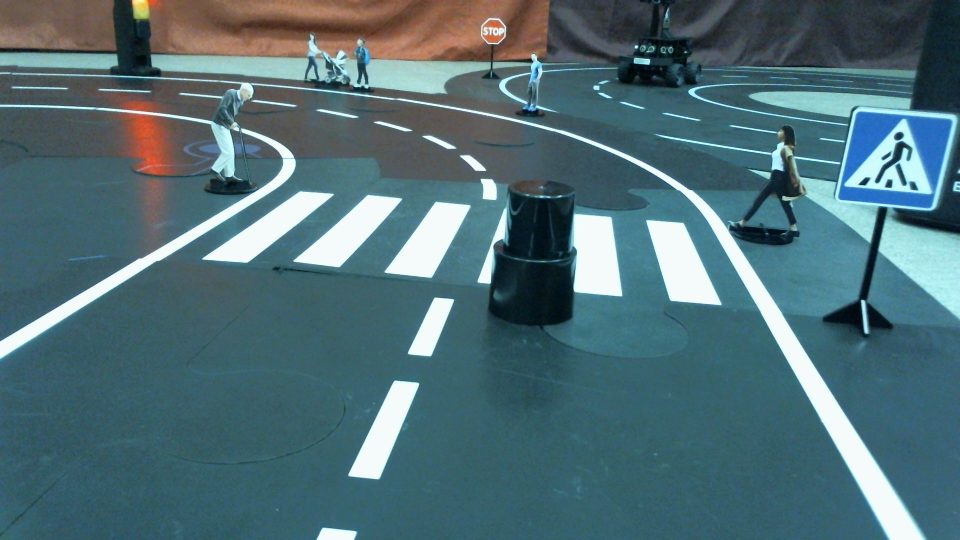
#> input picture model/lines/WIN_20221219_16_40_07_Pro.jpg, 1920 x 1080 px (shown at 1/2 size)
$ python -i lines1.py   (imports and definitions only)
#> lines starting #> are read from the running program, lines starting #| are printed output that depends on the picture; after the words box and inside, x2 and y2 are one past the last pixel; in counts of white or black regions, pixels touching at a corner belong together
### model/lines/detect.py
import numpy as np
import cv2
from PIL import ImageTk, Image

def cenny(img):
    img=cv2.cvtColor(img,cv2.COLOR_BGR2BGRA)
    blur=cv2.GaussianBlur(img,(5,5),0)
    return cv2.Canny(blur,50,150)

def make_coordinates(image, line_parameters):
    slope, intercept = line_parameters
    y1 = image.shape[0]
    y2 = int(y1 * (3/5))
    x1 = int((y1 - intercept) / slope)
    x2 = int((y2 - intercept) / slope)
    return np.array([x1, y1, x2, y2])

def average_slope_intercept(image, lines):

    left_fit = []
    right_fit = []

    while lines is not None:
        for line in lines:
            x1, y1, x2, y2 = line.reshape(4)
            parameters = np.polyfit((x1, x2), (y1, y2), 1)
            slope = parameters[0]
            intercept = parameters[1]
            if slope < 0:
                left_fit.append((slope, intercept))
            else:
                right_fit.append((slope, intercept))

        left_fit_average = np.average(left_fit, axis=0)
        left_line = make_coordinates(image, left_fit_average)
        right_fit_average = np.average(right_fit, axis=0)
        right_line = make_coordinates(image, right_fit_average)
        print(left_line, right_line)
        return np.array([left_line, right_line])

# [6 lines left out: function display_lines, not called in this run]

def mask(image):
    height = image.shape[0]
    polygons = np.array([(960,height//1.7),(0,height//1.7),(0,540),(960,540)])
    mask = np.zeros_like(image)
    cv2.fillPoly(mask, np.array([polygons], dtype=np.int64), 1024)
    masked_image = cv2.bitwise_and(image, mask)
    return masked_image

### model/lines/lines1.py
import numpy as np
import cv2
from model.lines import detect

def middle_line_picture(picture):

    image = picture
    copy_img = np.copy(image)

    # [5 lines of commented-out code are left out]

    width = 960
    height = 540
    dim = (width, height)
    frameF = cv2.resize(image, dim)
    copy_img = cv2.resize(copy_img, dim)

    copy_img = detect.mask(copy_img)
    copy_img = detect.cenny(copy_img)

    lines = cv2.HoughLinesP(copy_img, 2, np.pi / 180, 100, np.array([()]), 40, 2)
    a_lines = detect.average_slope_intercept(copy_img, lines)
    # line_img = detect.display_lines(frameF, a_lines)
    # final_frame = cv2.addWeighted(frameF, 0.8, line_img, 0.5, 1)
    #
    x1 = (a_lines[0][0] + a_lines[1][0]) / 2
    x2 = (a_lines[0][2] + a_lines[1][2]) / 2
    y1 = (a_lines[0][1] + a_lines[1][1]) / 2
    y2 = (a_lines[0][3] + a_lines[1][3]) / 2
    #
    # cr_line = cv2.line(final_frame, (int(x1), int(y1)), (int(x2), int(y2)), (0, 0, 0), 2)

    # cv2.imshow('picture', copy_img)
    #
    # cv2.waitKey(0)

    return x1, y1, x2, y2

# [50 lines left out: function middle_line_video, not called in this run]

#print(middle_line_picture(cv2.imread("WIN_20221219_16_40_07_Pro.jpg")))

>>> import cv2
>>> picture = cv2.imread('WIN_20221219_16_40_07_Pro.jpg')
#> picture is the input picture: shape (1080, 1920, 3); mean B, G, R 118.3, 110.7, 80.7
>>> result = middle_line_picture(picture)
#> in middle_line_picture, `frameF = cv2.resize(image, dim)`:
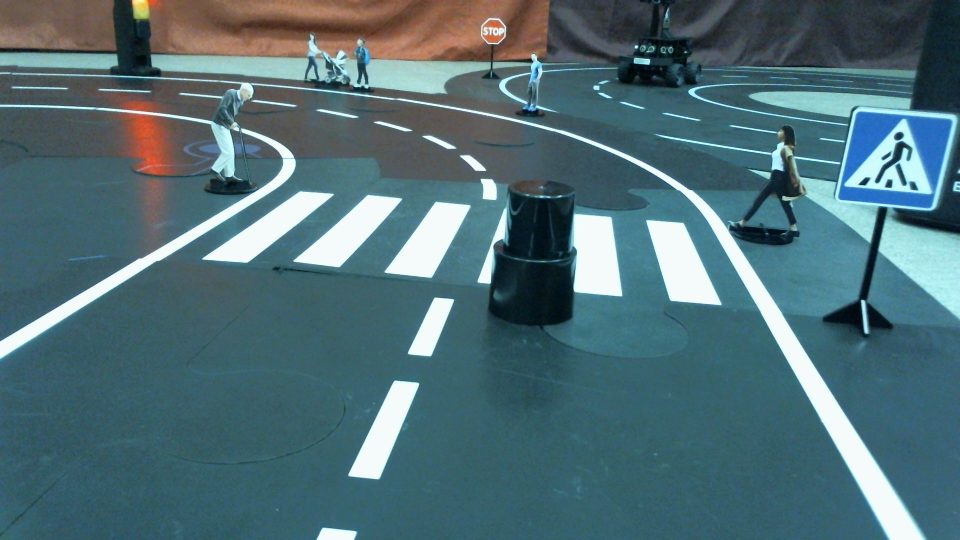
#> frameF: shape (540, 960, 3); mean B, G, R 118.4, 110.8, 80.8
#> in mask, `cv2.fillPoly(mask, np.array([polygons], dtype=np.int64), 1024)`:
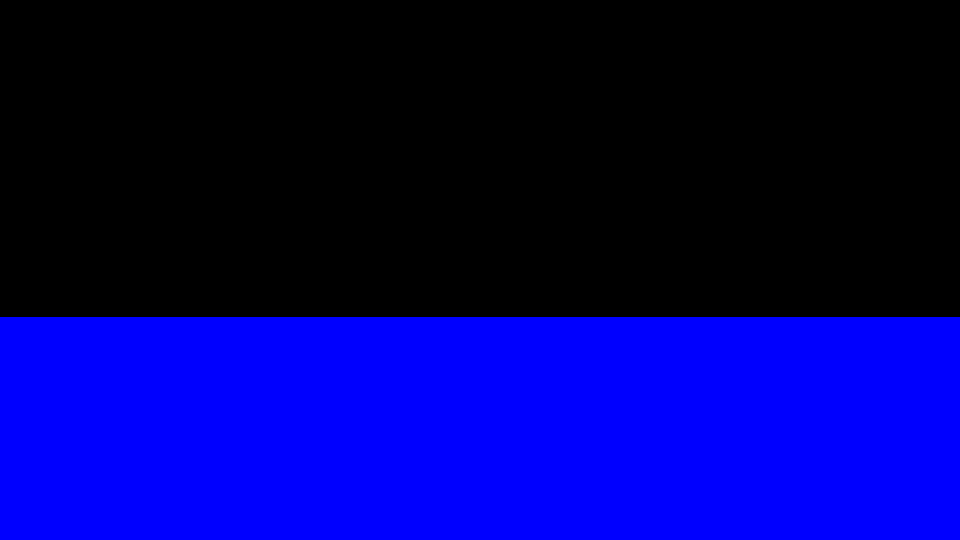
#> mask: shape (540, 960, 3); mean of channels 0, 1, 2 105.3, 0, 0; drawn as B, G, R
#> in mask, `masked_image = cv2.bitwise_and(image, mask)`:
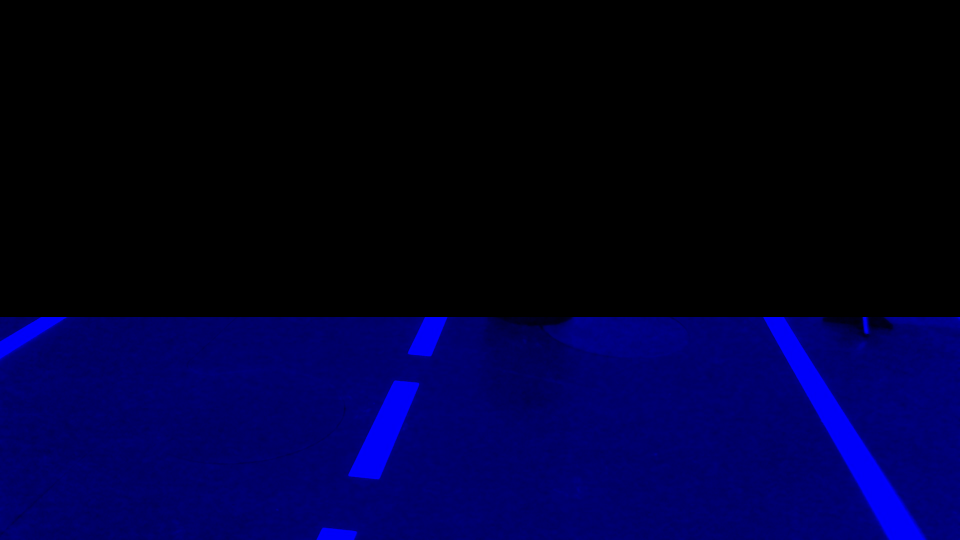
#> masked_image: shape (540, 960, 3); mean B, G, R 47.3, 0, 0
#> in cenny, `return cv2.Canny(blur,50,150)`:
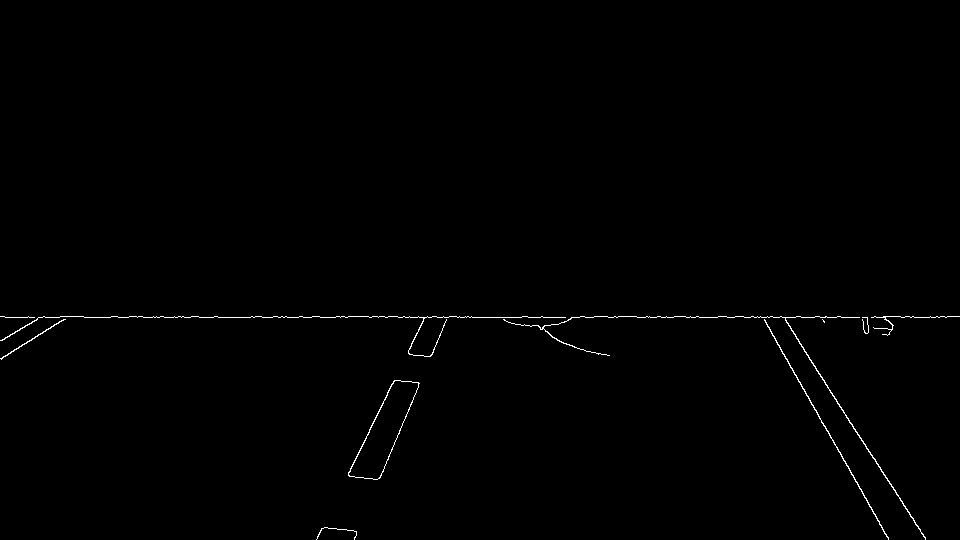
#> returned value: shape (540, 960); 0.49% white in thin lines or dots, all inside (x1, y1, x2, y2) = (0, 316, 960, 540)
#> in middle_line_picture, `lines = cv2.HoughLinesP(copy_img, 2, np.pi / 180, 100, np.array([()]),..`: lines = [[457, 317, 521, 317], [785, 320, 848, 418], [764, 319, 834, 444], [348, 474, 394, 380], [379, 478, 419, 383], [846, 417, 902, 501], [824, 425, 879, 521], [0, 358, 63, 319]]
#> the loop in average_slope_intercept, `while lines is not None:` made 1 pass
#> (left_fit_average, left_line) on pass 1: ([-1.68, 973.8], [258, 540, 386, 324])
#| [258 540 386 324] [940 540 776 324]
#> after the loop in average_slope_intercept, `while lines is not None:`: left_fit = [(-2.04, 1185.1), (-2.37, 1378.1), (-0.619, 358)]; right_fit = [(5.68e-16, 317), (1.56, -901.1), (1.79, -1045.3), (1.5, -852), (1.75, -1013.3)]
#> in middle_line_picture, `a_lines = detect.average_slope_intercept(copy_img, lines)`: a_lines = [[258, 540, 386, 324], [940, 540, 776, 324]]
#> in middle_line_picture, `x1 = (a_lines[0][0] + a_lines[1][0]) / 2`: x1 = 599
#> in middle_line_picture, `x2 = (a_lines[0][2] + a_lines[1][2]) / 2`: x2 = 581
#> in middle_line_picture, `y1 = (a_lines[0][1] + a_lines[1][1]) / 2`: y1 = 540
#> in middle_line_picture, `y2 = (a_lines[0][3] + a_lines[1][3]) / 2`: y2 = 324
#> result = (599, 540, 581, 324)

$ run again, on model/lines/lines.jpg
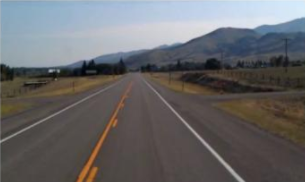
#> input picture model/lines/lines.jpg, 305 x 182 px
#> picture is the input picture: shape (182, 305, 3); mean B, G, R 104.8, 103, 103.6
#> in middle_line_picture, `frameF = cv2.resize(image, dim)`:
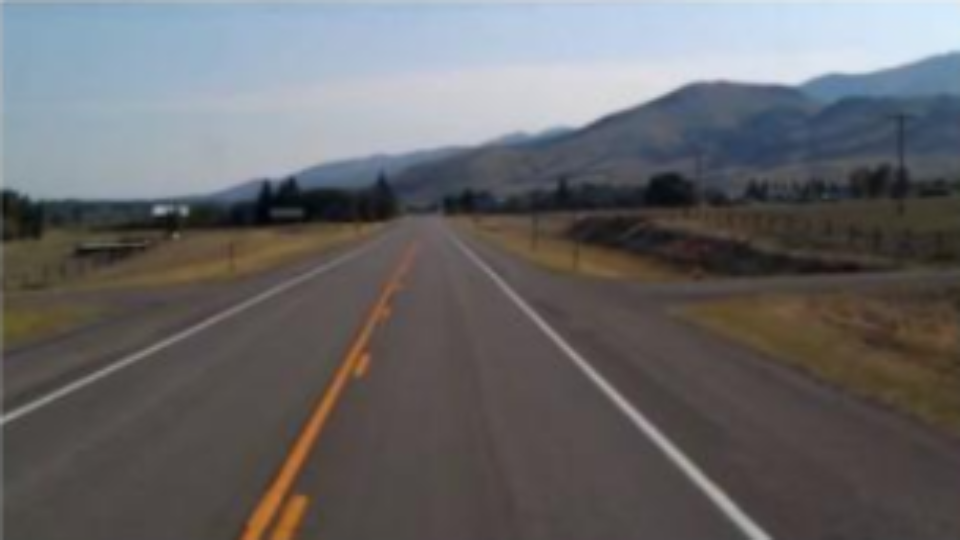
#> frameF: shape (540, 960, 3); mean B, G, R 104.7, 102.9, 103.5
#> in cenny, `return cv2.Canny(blur,50,150)`:
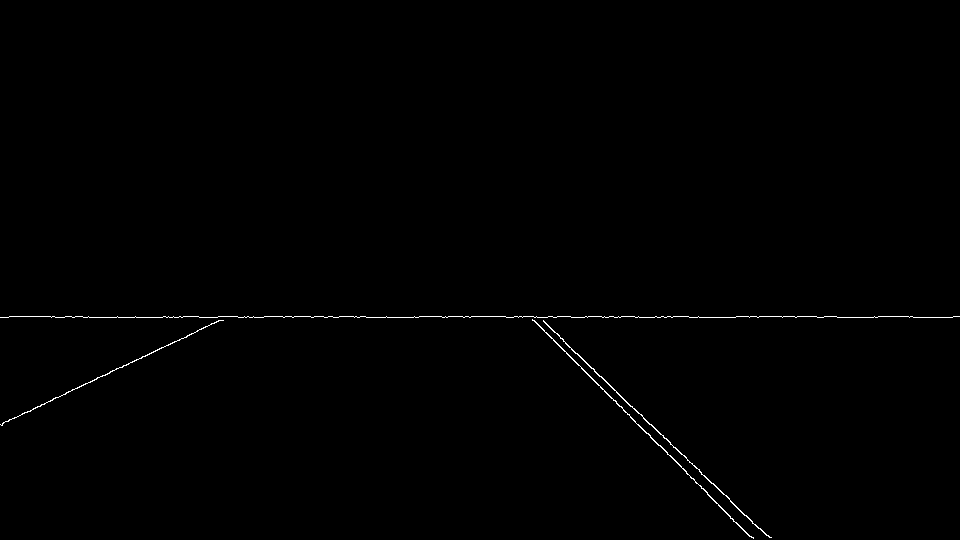
#> returned value: shape (540, 960); 0.41% white in thin lines or dots, all inside (x1, y1, x2, y2) = (0, 316, 960, 539)
#> lines = 14 rows, first 6: [264, 316, 310, 316], [366, 317, 418, 317], [736, 316, 816, 316], [9, 316, 54, 316], [560, 338, 638, 413], [61, 395, 197, 331]
#> the loop in average_slope_intercept, `while lines is not None:` made 1 pass
#> (left_fit_average, left_line) on pass 1: ([-0.157, 352.2], [-1196, 540, 180, 324])
#> (printed output is left out)
#> after the loop in average_slope_intercept, `while lines is not None:`: left_fit = [(-2.8e-15, 316), (-3.48e-16, 317), (-0.471, 423.7)]; right_fit = [(1.81e-15, 316), (8.51e-17, 316), (0.962, -200.5), (1, -214), (2.35e-16, 317), (2.98e-16, 316), (0.955, -196.4), (7.39e-18, 317), (1, -213), (4.99e-16, 317), (0.968, -205.9)]
#> a_lines = [[-1196, 540, 180, 324], [1038, 540, 551, 324]]
#> in middle_line_picture, `x1 = (a_lines[0][0] + a_lines[1][0]) / 2`: x1 = -79
#> in middle_line_picture, `x2 = (a_lines[0][2] + a_lines[1][2]) / 2`: x2 = 365.5
#> in middle_line_picture, `y1 = (a_lines[0][1] + a_lines[1][1]) / 2`: y1 = 540
#> in middle_line_picture, `y2 = (a_lines[0][3] + a_lines[1][3]) / 2`: y2 = 324
#> result = (-79, 540, 365.5, 324)
